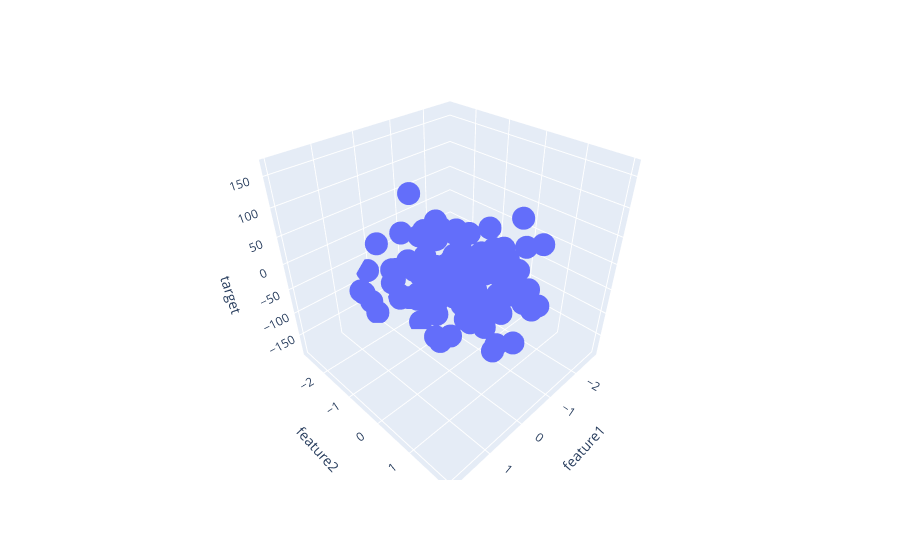

Notebook code for this chart:
### Code cell
fig = px.scatter_3d(df, x='feature1', y='feature2', z='target')

fig.show()
